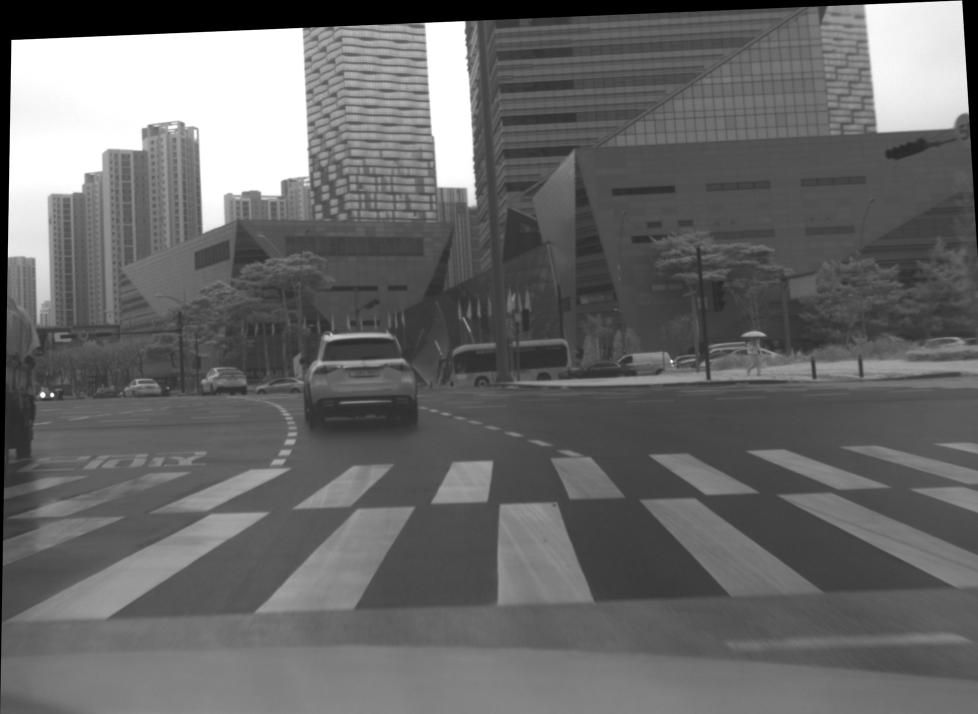
#> input picture testTEST/rgb/rgb_image_000000.jpg, 1955 x 1427 px, given in place of undistorded_rgb_image_002245.jpg, which was not available (shown at 1/2 size); the run also reads 1 picture not shown here
$ jupyter execute --allow-errors vis.ipynb
#> lines starting #> are read from the running program, lines starting #| are printed output that depends on the picture; after the words box and inside, x2 and y2 are one past the last pixel; in counts of white or black regions, pixels touching at a corner belong together; pictures that were not available may be replaced by others from this repository, and a replacement may not be noted
[cell 1]
import cv2
import numpy as np
import matplotlib.pyplot as plt

def show_sift_matches(img1_path, img2_path, output_path, target_size=(800, 600), line_width=1, marker_size=8):
    """
    Display and save SIFT feature matches between two images with adjustable visualization parameters.

    Args:
        img1_path (str): Path to the first image
        img2_path (str): Path to the second image
        output_path (str): Path where to save the output visualization
        target_size (tuple): Target size for both images (width, height)
        line_width (int): Width of the matching lines
        marker_size (int): Size of the keypoint markers
    """
#> called with target_size = (800, 600), line_width = 1, marker_size = 10
    # Read images
    img1 = cv2.imread(img1_path)
#> img1 is the input picture: shape (1427, 1955, 3); min 0, max 255, mean 104.3
    img2 = cv2.imread(img2_path)

    # Resize images to the same size
    img1 = cv2.resize(img1, target_size)
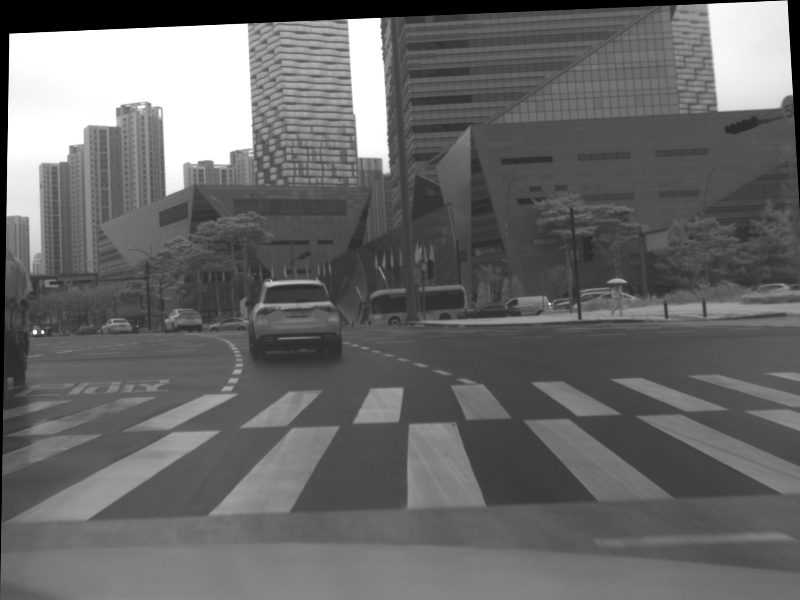
#> img1: shape (600, 800, 3); min 0, max 255, mean 104.2
    img2 = cv2.resize(img2, target_size)
#> img2: shape (600, 800, 3)

    # Convert to RGB (matplotlib expects RGB)
    img1_rgb = cv2.cvtColor(img1, cv2.COLOR_BGR2RGB)
    img2_rgb = cv2.cvtColor(img2, cv2.COLOR_BGR2RGB)

    # Initialize SIFT detector
    sift = cv2.SIFT_create()

    # Detect keypoints and compute descriptors
    kp1, des1 = sift.detectAndCompute(img1_rgb, None)
#> kp1 = 1163 keypoints; strongest (x, y, size): (42, 332, 2.3), (35, 332, 3.1), (365, 36, 27.2), (21, 44, 16.8)
    kp2, des2 = sift.detectAndCompute(img2_rgb, None)
#> kp2 = 1184 keypoints; strongest (x, y, size): (43, 332, 2), (35, 332, 2.8), (366, 36, 27.3), (21, 44, 16.8)

    # Initialize FLANN matcher
    FLANN_INDEX_KDTREE = 1
    index_params = dict(algorithm=FLANN_INDEX_KDTREE, trees=5)
    search_params = dict(checks=50)
    flann = cv2.FlannBasedMatcher(index_params, search_params)

    # Match descriptors
    matches = flann.knnMatch(des1, des2, k=2)
#> matches = 1163 matches

    # Apply Lowe's ratio test
    good_matches = []
    for m, n in matches:
        if m.distance < 0.7 * n.distance:
            good_matches.append(m)
#> after the loop, good_matches = 871 matches

    # Create figure and adjust size
    plt.figure(figsize=(20, 10))

    # Draw matches
    matched_img = cv2.drawMatches(
        img1_rgb, kp1,
        img2_rgb, kp2,
        good_matches, None,
        matchColor=(0, 255, 0),
        singlePointColor=(255, 0, 0),
        flags=cv2.DrawMatchesFlags_NOT_DRAW_SINGLE_POINTS
    )
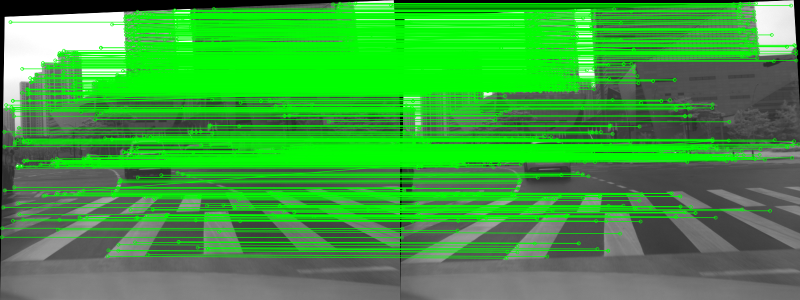
#> matched_img: shape (600, 1600, 3) (shown at 1/2 size); mean R, G, B 62.6, 157.9, 62.6

    # Plot with custom parameters
    plt.imshow(matched_img)

    # Draw keypoints and lines with custom sizes
    for match in good_matches:
        # Get the matching keypoints for each of the images
        img1_idx = match.queryIdx
        img2_idx = match.trainIdx

        # Get the coordinates
        (x1, y1) = kp1[img1_idx].pt
        (x2, y2) = kp2[img2_idx].pt

        # Draw the keypoints
        plt.plot(x1, y1, 'ro', markersize=marker_size)
        plt.plot(x2 + target_size[0], y2, 'ro', markersize=marker_size)

        # Draw the matching line
        plt.plot([x1, x2 + target_size[0]], [y1, y2], 'g-', linewidth=line_width)
#> this loop made 871 passes
#> (img1_idx, img2_idx, x1, y1, x2, y2) on passes 1 to 3: (1, 0, 3.03, 473.9, 3.09, 474.7), (3, 1, 4.15, 456, 4.03, 456.6), (7, 2, 6.09, 414.4, 6.08, 414.7)

    plt.axis('off')

    # Save the figure
    plt.savefig(output_path, bbox_inches='tight', dpi=300, pad_inches=0)
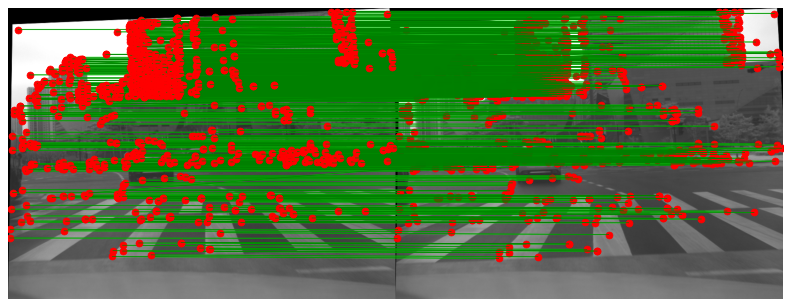
#> figure drawn by matplotlib, 1 panel

    # Show the plot
    plt.show()
    plt.close()

    print(f"Visualization saved to: {output_path}")
    print(f"Number of good matches: {len(good_matches)}")
#| Number of good matches: 871

[cell 2]
# Blend the SWIR and RGB images
def blend_and_display_images(rgb_path, swir_path, output_path, alpha=0.6, beta=0.4):
    """
    Blend two images and display the result

    Args:
        rgb_path: Path to RGB image file
        swir_path: Path to SWIR image file
        alpha: Weight for the RGB image (default 0.6)
        beta: Weight for the SWIR image (default 0.4)
    """
    # Read images from paths
    rgb_image = cv2.imread(rgb_path)
    swir_image = cv2.imread(swir_path)

    blended_swir_rgb = cv2.addWeighted(rgb_image, alpha, swir_image, beta, 0)

    cv2.imwrite(output_path, blended_swir_rgb)

    plt.figure(figsize=(8, 6))
    plt.imshow(cv2.cvtColor(blended_swir_rgb, cv2.COLOR_BGR2RGB))
    plt.title("Blended SWIR and RGB images")
    plt.axis('off')
    plt.show()

[cell 3]
def show_checkerboard_alignment(rgb_path, swir_path, output_path, squares_per_row=2):
    """
    Create and save a visualization showing alignment between RGB and SWIR images
    using a checkerboard pattern.

    Args:
        rgb_path: Path to RGB image
        swir_path: Path to SWIR image
        output_path: Path to save the output visualization
        squares_per_row: Number of squares per row in the checkerboard pattern
    """
    # Read images
    rgb_img = cv2.imread(rgb_path)
    swir_img = cv2.imread(swir_path)

    # Get dimensions
    height, width = rgb_img.shape[:2]

    # Calculate square dimensions
    square_width = width // squares_per_row
    square_height = height // squares_per_row

    # Create output image
    result = np.zeros_like(rgb_img)

    # Fill the checkerboard pattern
    for i in range(squares_per_row):
        for j in range(squares_per_row):
            # Calculate square coordinates
            top = i * square_height
            bottom = (i + 1) * square_height
            left = j * square_width
            right = (j + 1) * square_width

            # If sum of indices is even, use RGB, else use SWIR
            if (i + j) % 2 == 0:
                result[top:bottom, left:right] = rgb_img[top:bottom, left:right]
            else:
                result[top:bottom, left:right] = swir_img[top:bottom, left:right]

    # Save the result
    cv2.imwrite(output_path, result)

    # Display the result
    plt.figure(figsize=(12, 8))
    plt.imshow(cv2.cvtColor(result, cv2.COLOR_BGR2RGB))
    plt.title("Checkerboard Alignment Visualization (Alternating RGB and SWIR)")
    plt.axis('off')
    plt.show()

[cell 4]
alig_rgb_path = "/home/michal/Documents/RASMD/alingment_figure/registered_rgb_image_002245.jpg"
alig_swir_path = "/home/michal/Documents/RASMD/alingment_figure/registered_swir_image_002245.jpg"
undist_rgb_path = "/home/michal/Documents/RASMD/alingment_figure/undistorded_rgb_image_002245.jpg"
undist_swir_path = "/home/michal/Documents/RASMD/alingment_figure/undistorded_swir_image_002245.jpg"

output_path_matches = "/home/michal/Documents/RASMD/alingment_figure/sift_matches.png"
output_path_blended = "/home/michal/Documents/RASMD/alingment_figure/blended.jpg"
output_path_rectangle = "/home/michal/Documents/RASMD/alingment_figure/output_with_rectangle.jpg"

[cell 5]
show_sift_matches(
        undist_rgb_path,
        undist_swir_path,
        output_path_matches,
        target_size=(800, 600),  # Specify desired size for both images
        line_width=1,
        marker_size=10
    )

#> (a cell that did not finish here is left out)

[cell 7]
rgb_imag_orig = cv2.imread(undist_rgb_path)
top, bottom, left, right = 138, 1535, 9, 1835
cv2.rectangle(rgb_imag_orig, (left, top), (right, bottom), (0, 255, 0), 10)
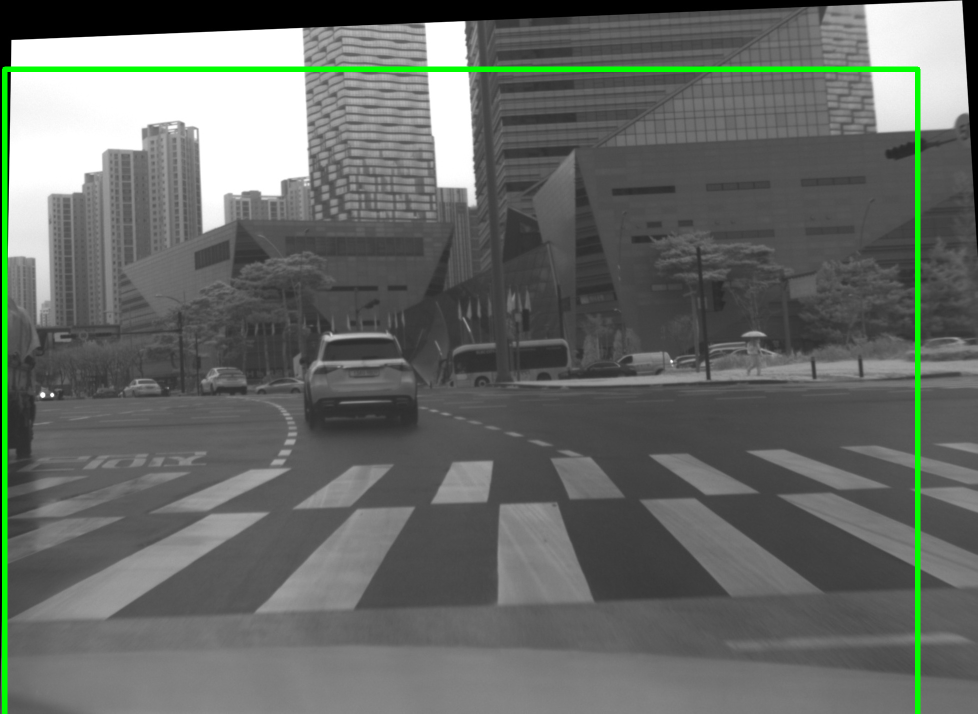
#> rgb_imag_orig: shape (1427, 1955, 3) (shown at 1/2 size); 1.74% of pixels changed, all inside (x1, y1, x2, y2) = (4, 133, 1841, 1427)
cv2.imwrite(output_path_rectangle, rgb_imag_orig)
#> Out = True

#> (a cell that did not finish here is left out)

#> after the loop in show_checkerboard_alignment, `for i in range(squares_per_row):`:
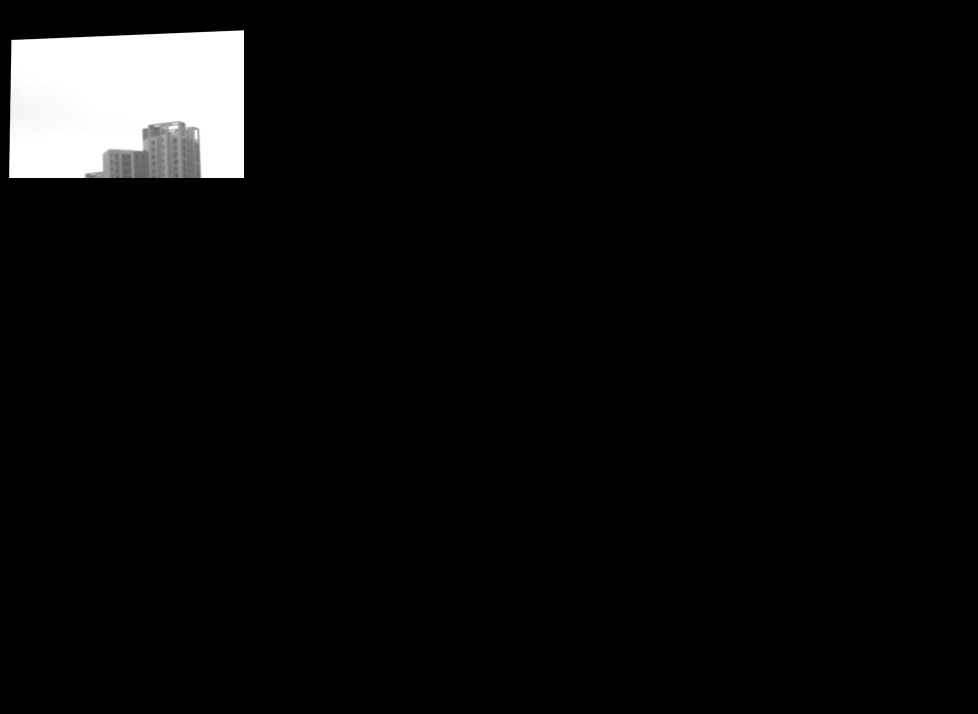
#> result: shape (1427, 1955, 3) (shown at 1/2 size); min 0, max 255, mean 11.4

[cell 9]
import os

rgb_folder = "/home/michal/Documents/datacollections/1019/aligned/data2/rgb"
swir_folder = "/home/michal/Documents/datacollections/1019/aligned/data2/swir"
output_folder = "/home/michal/Documents/RASMD/aligned_visualisation"

#> (the rest of this cell did not finish here and is left out)
